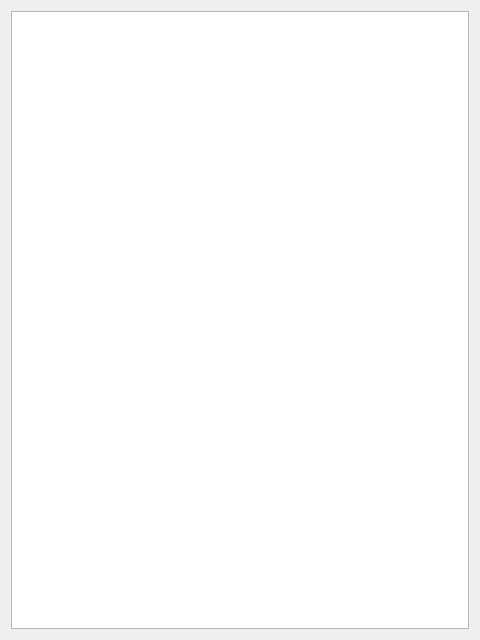
<?xml version="1.0" encoding="UTF-8"?>
<ui version="4.0">
 <class>ResourceManagerLicenseBase</class>
 <widget class="QDialog" name="ResourceManagerLicenseBase">
  <property name="geometry">
   <rect>
    <x>0</x>
    <y>0</y>
    <width>480</width>
    <height>640</height>
   </rect>
  </property>
  <property name="windowTitle">
   <string>License</string>
  </property>
  <layout class="QVBoxLayout" name="verticalLayout">
   <item>
    <widget class="QTextEdit" name="licenseTextEdit">
     <property name="documentTitle">
      <string notr="true"/>
     </property>
     <property name="readOnly">
      <bool>true</bool>
     </property>
     <property name="html">
      <string notr="true">&lt;!DOCTYPE HTML PUBLIC &quot;-//W3C//DTD HTML 4.0//EN&quot; &quot;http://www.w3.org/TR/REC-html40/strict.dtd&quot;&gt;
&lt;html&gt;&lt;head&gt;&lt;meta name=&quot;qrichtext&quot; content=&quot;1&quot; /&gt;&lt;style type=&quot;text/css&quot;&gt;
p, li { white-space: pre-wrap; }
&lt;/style&gt;&lt;/head&gt;&lt;body style=&quot; font-family:'.Helvetica Neue DeskInterface'; font-size:13pt; font-weight:400; font-style:normal;&quot;&gt;
&lt;p style=&quot;-qt-paragraph-type:empty; margin-top:0px; margin-bottom:0px; margin-left:0px; margin-right:0px; -qt-block-indent:0; text-indent:0px;&quot;&gt;&lt;br /&gt;&lt;/p&gt;&lt;/body&gt;&lt;/html&gt;</string>
     </property>
    </widget>
   </item>
  </layout>
 </widget>
 <resources/>
 <connections/>
</ui>
